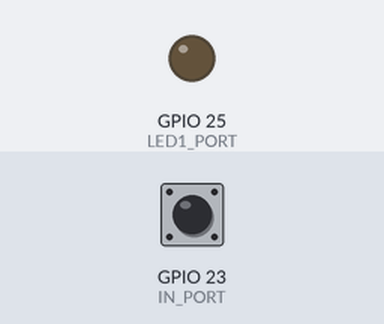
Simulated run of this program. Board: Raspberry Pi (BCM pin numbers). Parts: output pins drawn as LEDs (lit = HIGH). Dashed ring = blinking. The inputs (shaded band) are chosen by the test bench; at power-on: GPIO 23 (IN_PORT) LOW. The run ends when the program shuts the computer down; threads take turns every 2 ms; what the program prints to the terminal is not drawn. At 4.4 s the program puts the board to deep sleep or switches it off; the recording ends there.

Above: at 1.2 s.
1.3 s: GPIO 23 (IN_PORT) driven HIGH
At 1.9 s:
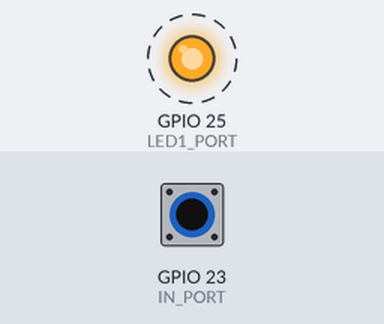
4.3 s: GPIO 23 (IN_PORT) pulsed LOW 2 times (0.12 s each, 0.3 s apart)
Timing chart, 0 to 4.4 s (numbered marks = the images above; inputs shaded):
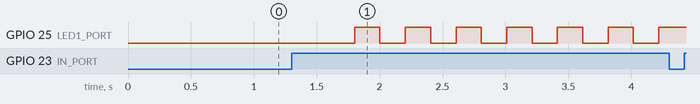

Measured:
- after the input at 1.3 s, GPIO 25 (LED1_PORT): alternates HIGH for 0.20 s and LOW for 0.20 s, starting after 0.50 s

The program:

shutdown.py
```python
#!/usr/bin/python
# shutdown Raspberry Pi via button

import RPi.GPIO as GPIO
import subprocess, time, sys, syslog, threading
from sgei_gpio import OUT_BLINK

IN_PORT = 23        # Input Shutdown-Button
LED1 = None         # yellow LED object (Shutdown-LED)
LED1_PORT = 25      # GPIO-BCM Port
LED1_TIME = 0.2     # ON/OFF time for LED flashing
STATE = 0           # program state
T1 = None           # timer object for first press duration
T1_TIME = 0.5       # timer time
T2 = None           # timer object for LED flashing time
T2_TIME = 3.0       # timer time

# Initialize GPIO, BMC pin number
GPIO.setwarnings(False)
GPIO.setmode(GPIO.BCM)
GPIO.setup(IN_PORT, GPIO.IN)
GPIO.setup(LED1_PORT, GPIO.OUT)

# initial output value
GPIO.output(LED1_PORT, GPIO.LOW)

def t1_action():
  global STATE, LED1, LED1_PORT, LED1_TIME

  STATE = 2
  LED1 = OUT_BLINK(LED1_PORT, LED1_TIME)
  LED1.start()

def t2_action():
  global STATE, LED1

  STATE = 0
  if not LED1 is None:
    LED1.stop()

# Interrupt routine for shutdown button
def buttonISR(pin):
  global STATE, LED1, T1, T2, T1_TIME, T2_TIME

  # button pressed
  if (GPIO.input(pin)):

    PRESSED = 1

    if (STATE == 0) and (PRESSED == 1):
      STATE = 1
      PRESSED = 0

      T1 = threading.Timer(T1_TIME, t1_action)
      T1.start()

    if (STATE == 2) and (PRESSED == 1):
      STATE = 3
      PRESSED = 0

      if not T2 is None:
        T2.cancel()

  # button released
  else:
    if STATE == 1:
      if not T1 is None:
        T1.cancel()
      STATE = 0

    if STATE == 2:
      T2 = threading.Timer(T2_TIME, t2_action)
      T2.start()

  if STATE == 3:

    if not LED1 is None:
      LED1.stop()

    STATE = 0
    GPIO.output(LED1_PORT, GPIO.HIGH)

    #print "Shutdown..."
    syslog.syslog('Shutdown: System halted');
    subprocess.call(['shutdown', '-h', 'now'], shell=False)

# Switch on the interrupt for the shutdown button
GPIO.add_event_detect(IN_PORT, GPIO.BOTH, callback=buttonISR)

syslog.syslog('Shutdown.py started');
while True:
  try:
    time.sleep(300)
  except KeyboardInterrupt:

    if not LED1 is None:
      LED1.stop()

    GPIO.cleanup()

    syslog.syslog('Shutdown terminated (Keyboard)');
    print ("\nBye")
    sys.exit(0)
```

sgei_gpio.py
```python
import threading
import RPi.GPIO as GPIO

class OUT_BLINK():

  def __init__(self, port, time):
    self.thread = None
    self.event = None
    self.port = port
    self.time = time

  def __action(self):
    while True:
      GPIO.output(self.port, GPIO.HIGH)
      self.event.wait(self.time)
      if self.event.isSet():
        break

      GPIO.output(self.port, GPIO.LOW)
      self.event.wait(self.time)
      if self.event.isSet():
        break

    GPIO.output(self.port, GPIO.LOW)

  def start(self):
    self.event = threading.Event()
    self.thread = threading.Thread(target = self.__action)
    self.thread.setDaemon(True)
    self.thread.start()

  def stop(self):
    if not self.thread is None:
     try:
       self.event.set()
       self.thread.join()

     finally:
       self.thread = None
       self.event = None
```
